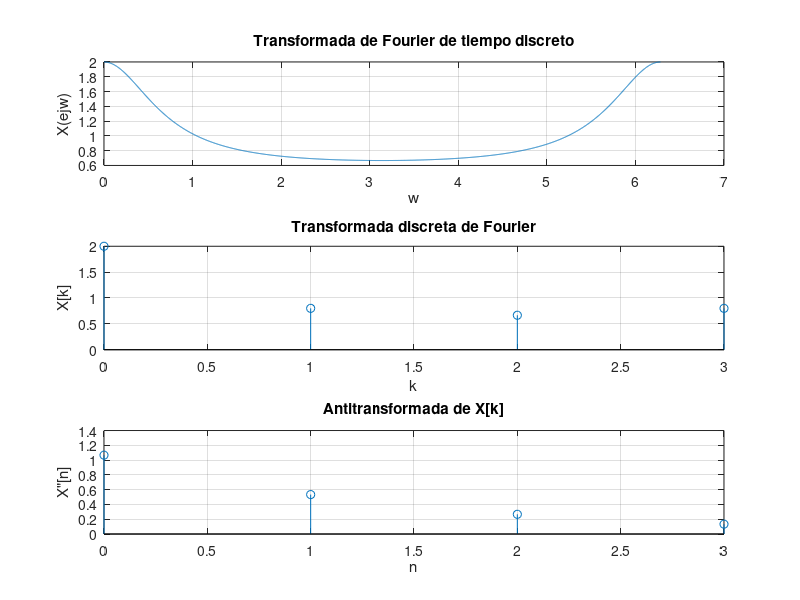

This figure's MATLAB source:

%% Ejercicio 1

% a) 

%{
N = 4;
k = 0:N-1;
Xk1 = [4,-5,3,-5]
subplot(4,1,1);
stem(k,abs(Xk1));
title('X[k]');
ylabel('abs(X[k])');
xlabel('k');
grid on;

subplot(4,1,2);
stem(k,angle(Xk1));
ylabel('arg(X[k])');
xlabel('k');
xlabel('k');
grid on;

n = 0:N-1;
Xn1 = ifft(Xk1);
subplot(4,1,3);
stem(n,abs(Xn1));
title('Antitransformada de X[k]');
ylabel('abs(x[n])');
xlabel('n');
xlabel('k');
grid on;

subplot(4,1,4);
stem(n,angle(Xn1));
ylabel('arg(x[n])');
xlabel('n');
xlabel('k');
grid on;
%}

% b)

%{
N = 5;
k = 0:N-1;
Xk1 = [4,-5,3,-5,0]
subplot(4,1,1);
stem(k,abs(Xk1));
title('X[k]');
ylabel('abs(X[k])');
xlabel('k');
grid on;

subplot(4,1,2);
stem(k,angle(Xk1));
ylabel('arg(X[k])');
xlabel('k');
xlabel('k');
grid on;

n = 0:N-1;
Xn1 = ifft(Xk1);
subplot(4,1,3);
stem(n,abs(Xn1));
title('Antitransformada de X[k]');
ylabel('abs(x[n])');
xlabel('n');
xlabel('k');
grid on;

subplot(4,1,4);
stem(n,angle(Xn1));
ylabel('arg(x[n])');
xlabel('n');
xlabel('k');
grid on;
%}

% c)
%{
N = 4;
k = 0:N-1;
Xk1 = [5,-2j,3,-2j];
subplot(4,1,1);
stem(k,abs(Xk1));
title('X[k]');
ylabel('abs(X[k])');
xlabel('k');
grid on;

subplot(4,1,2);
stem(k,angle(Xk1));
ylabel('arg(X[k])');
xlabel('k');
xlabel('k');
grid on;

n = 0:N-1;
Xn1 = ifft(Xk1);
subplot(4,1,3);
stem(n,abs(Xn1));
title('Antitransformada de X[k]');
ylabel('abs(x[n])');
xlabel('n');
xlabel('k');
grid on;

subplot(4,1,4);
stem(n,angle(Xn1));
ylabel('arg(x[n])');
xlabel('n');
xlabel('k');
grid on;
%}

% d)

N = 4;
n = 0:N-1;
Xn1 = [2,0,0,2];
subplot(4,1,1);
stem(n,abs(Xn1));
title('X[n]');
ylabel('abs(X[n])');
xlabel('n');
grid on;

subplot(4,1,2);
stem(n,angle(Xn1));
ylabel('arg(X[n])');
xlabel('n');

grid on;

k = 0:N-1;
Xk1 = fft(Xn1);
subplot(4,1,3);
stem(n,abs(Xk1));
title('Serie de fourier de X[n]');
ylabel('abs(x[k])');
xlabel('k');
grid on;

subplot(4,1,4);
stem(n,angle(Xn1));
ylabel('arg(x[k])');
xlabel('k');
grid on;


% e)
%{
N = 4;
n = 0:N-1;
Xn1 = [1,1,1,1];
subplot(4,1,1);
stem(n,abs(Xn1));
title('X[n]');
ylabel('abs(X[n])');
xlabel('n');
grid on;

subplot(4,1,2);
stem(n,angle(Xn1));
ylabel('arg(X[k])');
xlabel('n');

grid on;

k = 0:N-1;
Xk1 = fft(Xn1);
subplot(4,1,3);
stem(k,abs(Xk1));
title('Serie de fourier de X[n]');
ylabel('abs(x[k])');
xlabel('k');
grid on;

subplot(4,1,4);
stem(n,angle(Xn1));
ylabel('arg(x[k])');
xlabel('k');
grid on;
%}


%% Ejercicio 2

% a)

%{
wa = 0:1/100:2*pi;

a = 1 + exp(-1j* wa) + exp(-1j*2*wa) + exp(-1j*3*wa);
subplot(2,1,1);
plot(wa,abs(a));
title('Modulo de transformada de x[n]');
ylabel('abs(X(ejw))');
xlabel('w');
xlim([0,2*pi]);
subplot(2,1,2)
plot(wa,unwrap(angle(a)));
title('Angulo de transformada de x[n]');
ylabel('Arg(X(ejw))');
xlabel('w');
xlim([0,2*pi]);

%}
% b) y c)

%{
N = 8;
k= -10:10;
Xk1 = 1 + exp(-1*j*(2*pi*k)/N) + exp(-1*j*(4*pi*k)/N) + exp(-1*j*(6*pi*k)/N); 
subplot(2,1,1);
grid on;
stem(k,abs(Xk1));
ylabel('abs(X(periodica)[k])');
xlabel('k');

subplot(2,1,2);
stem(k,angle(Xk1));
ylabel('abs(X(periodica)[k])');
xlabel('k');
grid on;
%}

% d)

%{
N = 4;
k= -10:10;
Xk1 = 1 + exp(-1*j*(2*pi*k)/N) + exp(-1*j*(4*pi*k)/N) + exp(-1*j*(6*pi*k)/N); 
subplot(2,1,1);
grid on;
stem(k,abs(Xk1));
ylabel('abs(X(periodica)[k])');
xlabel('k');

subplot(2,1,2);
stem(k,angle(real(Xk1)));
ylabel('arg(X(periodica)[k])');
xlabel('k');
grid on;
%}

% e)
%{
N = 4;

k= 0:N-1;
Xk1 = 1 + exp(-1*j*(2*pi*k)/N) + exp(-1*j*(4*pi*k)/N) + exp(-1*j*(6*pi*k)/N); 
subplot(2,1,1);
grid on;
stem(k,abs(Xk1));
ylabel('abs(X[k])');
xlabel('k');

subplot(2,1,2);
stem(k,angle(real(Xk1)));
ylabel('arg(X[k])');
xlabel('k');
grid on;
%}


%% Ejercicio 4



w1 = 0:1/500:2*pi;

Xw = 1./(1 - (1/2).*exp(-1j*w1));

subplot(3,1,1);
plot(w1,real(Xw));

title('Transformada de Fourier de tiempo discreto');
ylabel('X(ejw)');
xlabel('w');
grid on;

k = 0:3;

Xk = 1./(1 - (1/2).*exp(-1j*(2*pi*k/4)));
subplot(3,1,2);
stem(k,real(Xk));

title('Transformada discreta de Fourier');
ylabel('X[k]');
xlabel('k');
grid on;
n = 0:3;
xpico = ifft(Xk);

subplot(3,1,3);
stem(n,xpico);
title('Antitransformada de X[k]');
ylabel('X"[n]');
xlabel('n');
grid on;







